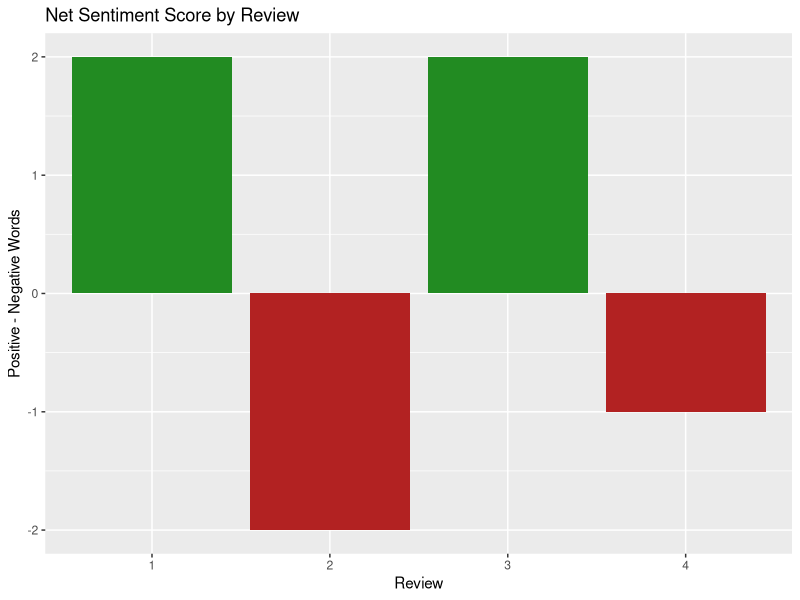

Recreate this plot in R.
# Chapter 17 - Text Analytics
# Sentiment analysis scores text as positive/negative using a lexicon -
# a list of words pre-labeled by sentiment. This is one of the most
# common business uses of text data (customer reviews, survey comments,
# social media) and isn't covered anywhere else in this course.

# install.packages("tidytext")
# install.packages("textdata")   # provides the "bing" lexicon on first use
library(tidytext)
library(dplyr)
library(ggplot2)

reviews_df <- data.frame(
  doc_id = 1:4,
  text = c(
    "The customer service was excellent and the staff were very helpful.",
    "Delivery was late and the product arrived damaged, very disappointing.",
    "Great value for the price, I would definitely recommend this store.",
    "The website was confusing and checkout took far too long to complete."
  ),
  stringsAsFactors = FALSE
)

tidy_words <- reviews_df %>%
  unnest_tokens(word, text)

# get_sentiments("bing") returns a lexicon labeling each word "positive"
# or "negative" - inner_join() keeps only words that appear in both
# the reviews AND the lexicon
bing_lexicon <- get_sentiments("bing")

sentiment_words <- tidy_words %>%
  inner_join(bing_lexicon, by = "word")

print(sentiment_words)

# count positive/negative words PER REVIEW, then compute a net sentiment score
review_sentiment <- sentiment_words %>%
  count(doc_id, sentiment) %>%
  tidyr::pivot_wider(names_from = sentiment, values_from = n, values_fill = 0) %>%
  mutate(net_sentiment = positive - negative)

print(review_sentiment)

# --- chart: net sentiment score per review, colored by direction ---
ggplot(review_sentiment, aes(x = factor(doc_id), y = net_sentiment,
                              fill = net_sentiment > 0)) +
  geom_col(show.legend = FALSE) +
  scale_fill_manual(values = c("TRUE" = "forestgreen", "FALSE" = "firebrick")) +
  labs(title = "Net Sentiment Score by Review", x = "Review", y = "Positive - Negative Words")
